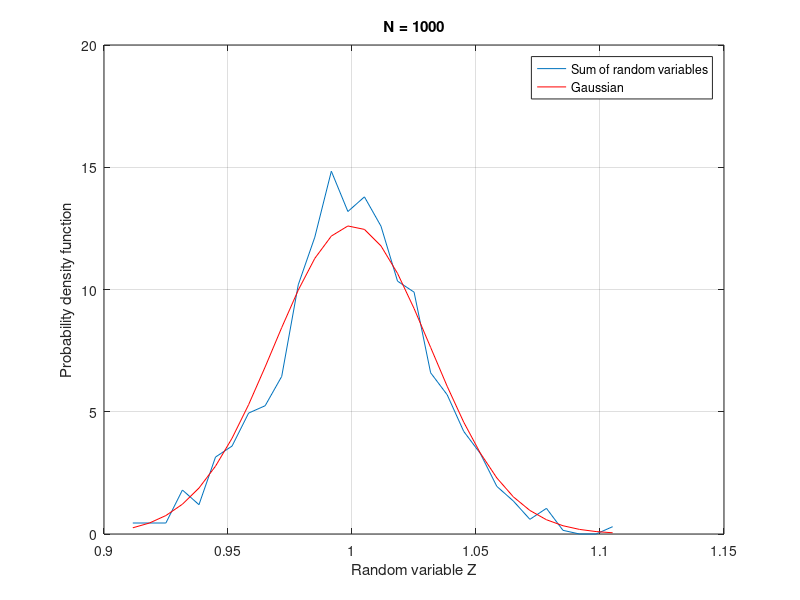

This chart was generated by the following MATLAB code:
%% Central Limit Theorem demonstration
% This is a simple script to demonstrate the CLT

%% Clean-up
clear; close all; clc;

%% Setup
iidSamples = 1000;
nVariables = 1000;
histBins = 30;
plotFor = [1 5 10 50 100 500 1000];

%% Go!
% Initialize variable X
X = zeros(1, iidSamples);

for N = 1 : nVariables
    
    % Generate new random variable
    % An exponential rv is used with mu = 1 (which implies lambda = 1 and
    % variance = 1 also)
    S = exprnd(1, 1, iidSamples);
    
    % Add to X
    X = X + S;
    % Take the average
    Z = X/N;
    % Estimate pdf
    [counts, Xaxis] = hist(Z, histBins);
    pdfX = counts/(iidSamples*(Xaxis(2) - Xaxis(1)));
    
    % Generate corresponding Gaussian pdf 
    % (remember to change values if you change the pdf of S)
    pdfGaussian = pdf('norm', Xaxis, 1, sqrt(1/N));
    
    if ismember(N, plotFor)
        plot(Xaxis, pdfX); hold on;
        plot(Xaxis, pdfGaussian, 'r'); hold off;
        % Decorations/information
        title(sprintf('N = %03d', N));
        xlabel('Random variable Z');
        ylabel('Probability density function');
        legend('Sum of random variables', 'Gaussian');
        grid on;
        drawnow;
    end
end